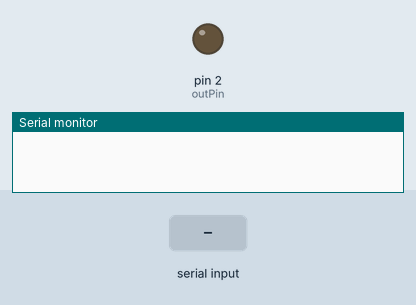
Simulated run of this sketch. Board: Arduino Uno, built with avr-gcc and run on an emulated ATmega328P. Shown: output pins drawn as LEDs (lit = HIGH), the last lines printed to the serial monitor. The test bench sets the inputs (shaded band).

Above: at 1.2 s.
1.3 s: "1\n" received over Serial
At 1.9 s:
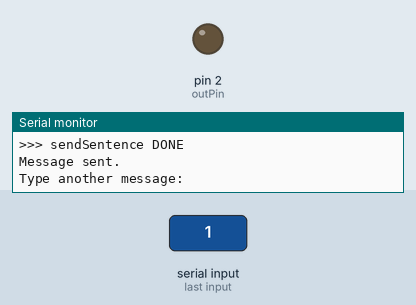
3.0 s: "0\n" received over Serial
At 4.3 s:
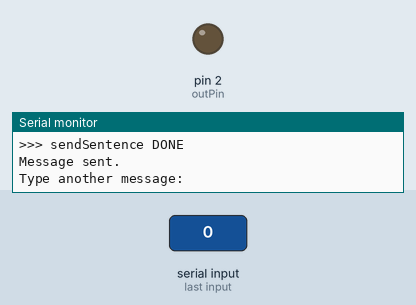
Timing chart, 0 to 6.0 s (numbered marks = the images above; inputs shaded):
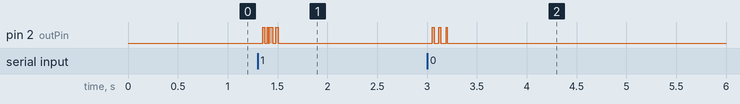

Measured:
- after the input at 1.3 s, pin 2 (outPin): alternates HIGH for 0.02 s and LOW for 0.02 s, 8 changes in all, then stays LOW, starting after 0.05 s
- after the input at 3.0 s, pin 2 (outPin): alternates HIGH for 0.02 s and LOW for 0.05 s, 6 changes in all, then stays LOW, starting after 0.05 s

The sketch:

lifi_sender.ino
```cpp
#include "inc/SendCalibration.h"
#include "inc/sendSentence.h"

const int outPin = 2;

void setup() {
  Serial.begin(9600);
  while (!Serial);
}

void loop() {
  static String userMsg = "";

  // Check if user typed something in Serial Monitor
  if (Serial.available()) {
    char c = Serial.read();

    // End of line → send message
    if (c == '\n' || c == '\r') {
      if (userMsg.length() > 0) {
        Serial.print("Sending message: ");
        Serial.println(userMsg);

        sendSentence(userMsg, outPin);

        Serial.println("Message sent.");
        Serial.println("Type another message:");
        userMsg = ""; // reset for next message
      }
    } else {
      userMsg += c; // accumulate characters
    }
  }
}
```

Bit2String.h
```cpp
#ifndef BIT2STRING_H
#define BIT2STRING_H

#include <Arduino.h>

String Bit2String(const bool *bits, int bitCount);

#endif
```

Framing.h
```cpp
#ifndef FRAMING_H
#define FRAMING_H

#include <Arduino.h>

// Adds a 1-bit at start and end to make a frame
// inputBits: array of input bits (12 from Hamming)
// outBits: output array (14 bits total)
int addFraming(const bool *inputBits, bool *outBits);

#endif
```

Hamming8.h
```cpp
#ifndef HAMMING8_H
#define HAMMING8_H

#include <Arduino.h>

// Encode 8 data bits into 12-bit Hamming(12,8)
void encodeHamming8(const bool dataBits[8], bool outBits[12]);

bool decodeHamming8(bool codeword[12], bool dataBits[8]);

#endif
```

SendBit.h
```cpp
#ifndef SENDBIT_H
#define SENDBIT_H

#include <Arduino.h>

void sendBits(bool *bits, int length, unsigned int bitDelayMicros, int outPin);

#endif
```

SendCalibration.h
```cpp
#ifndef SENDCALIBRATION_H
#define SENDCALIBRATION_H

#include <Arduino.h>

void sendCalibration(int outPin);

#endif
```

String2Bit.h
```cpp
#ifndef STRING2BIT_H
#define STRING2BIT_H

#include <Arduino.h>
int String2Bit(const String &input, bool *bits);

#endif
```

calibrate.h
```cpp
#ifndef CALIBRATE_H
#define CALIBRATE_H

void calibrate();

#endif
```

prepare.h
```cpp
#ifndef PREPARE_H
#define PREPARE_H

void prepareData();

#endif
```

sendSentence.h
```cpp
#ifndef SENDSENTENCE_H
#define SENDSENTENCE_H

#include <Arduino.h>

void sendSentence(const String &msg, int outPin);

#endif
```

sendbyte.h
```cpp
#ifndef SENDBYTE_H
#define SENDBYTE_H

#include <Arduino.h>

byte sendByte(byte data);

#endif
```

sendcheck.h
```cpp
#ifndef SENDCHECK_H
#define SENDCHECK_H

void sendAndCheck();

#endif
```

Bit2String.cpp
```cpp
#include <Arduino.h>
#include "../inc/Bit2String.h"

String Bit2String(const bool *bits, int bitCount) {
  String output = "";
  int charCount = bitCount / 8;

  for (int i = 0; i < charCount; i++) {
    char c = 0;
    for (int b = 0; b < 8; b++) {
      c |= (bits[i * 8 + b] ? 1 : 0) << (7 - b);
    }
    output += c;
  }

  return output;
}
```

Framing.cpp
```cpp
#include "../inc/Framing.h"

int addFraming(const bool *inputBits, bool *outBits) {
  int idx = 0;
  outBits[idx++] = 1;            // Start frame bit
  for (int i = 0; i < 12; i++) {
    outBits[idx++] = inputBits[i];
  }
  outBits[idx++] = 1;            // End frame bit
  return idx;
}
```

Hamming8.cpp
```cpp
#include "../inc/Hamming8.h"

void encodeHamming8(const bool dataBits[8], bool outBits[12]) {
  bool code[13] = {0};

  code[3]  = dataBits[0];
  code[5]  = dataBits[1];
  code[6]  = dataBits[2];
  code[7]  = dataBits[3];
  code[9]  = dataBits[4];
  code[10] = dataBits[5];
  code[11] = dataBits[6];
  code[12] = dataBits[7];

  code[1] = code[3] ^ code[5] ^ code[7] ^ code[9] ^ code[11];
  code[2] = code[3] ^ code[6] ^ code[7] ^ code[10] ^ code[11];
  code[4] = code[5] ^ code[6] ^ code[7] ^ code[12];
  code[8] = code[9] ^ code[10] ^ code[11] ^ code[12];

  for (int i = 0; i < 12; i++) outBits[i] = code[i + 1];
}

bool decodeHamming8(bool codeword[12], bool dataBits[8]) {
  bool code[13];
  for (int i = 0; i < 12; i++) code[i + 1] = codeword[i];

  int p1 = code[1] ^ code[3] ^ code[5] ^ code[7] ^ code[9] ^ code[11];
  int p2 = code[2] ^ code[3] ^ code[6] ^ code[7] ^ code[10] ^ code[11];
  int p4 = code[4] ^ code[5] ^ code[6] ^ code[7] ^ code[12];
  int p8 = code[8] ^ code[9] ^ code[10] ^ code[11] ^ code[12];

  int errorPos = p1 * 1 + p2 * 2 + p4 * 4 + p8 * 8;
  if (errorPos != 0 && errorPos <= 12) {
    code[errorPos] = !code[errorPos]; // Correct error
  }

  dataBits[0] = code[3];
  dataBits[1] = code[5];
  dataBits[2] = code[6];
  dataBits[3] = code[7];
  dataBits[4] = code[9];
  dataBits[5] = code[10];
  dataBits[6] = code[11];
  dataBits[7] = code[12];

  return (errorPos != 0);
}
```

SendBit.cpp
```cpp
#include <Arduino.h>
#include "../inc/SendBit.h"

void sendBits(bool *bits, int length, unsigned int bitDelayMicros, int outPin) {
  Serial.println(">>> sendBits STARTED");
  pinMode(outPin, OUTPUT);
  Serial.print("Sent: ");
  for (int i = 0; i < length; i++) {
    digitalWrite(outPin, bits[i] ? HIGH : LOW);
    Serial.print(bits[i]);
    delayMicroseconds(bitDelayMicros);
  }
  Serial.println();
  digitalWrite(outPin, LOW);
}
```

SendCalibration.cpp
```cpp
#include <Arduino.h>
#include "../inc/SendCalibration.h"
#include "../inc/SendBit.h"

void sendCalibration(int outPin) {
  Serial.println(F(">>> sendCalibration STARTED"));

  bool preamble[8] = {0, 0, 1, 1, 0, 0, 1, 1};
  unsigned long preambleDelay = 1000000;

  Serial.println(F("[Preamble] Sending 0,1 pattern for ~3s..."));
  sendBits(preamble, 8, preambleDelay, outPin);
  Serial.println(F("[Preamble] Done."));

  bool calibration[25];
  for (int i = 0; i < 25; i++) {
    calibration[i] = (i % 2 == 0);
  }

  Serial.println(F("[Calibration] Sending 24-bit 1010 pattern with 100ms delay per bit..."));
  sendBits(calibration, 25, 30000, outPin);
  Serial.println(F("[Calibration] Done."));

  Serial.println(F(">>> sendCalibration COMPLETE"));
}
```

String2Bit.cpp
```cpp
#include <Arduino.h>
#include "../inc/String2Bit.h"

int String2Bit(const String &input, bool *bits) {
  int bitCount = input.length() * 8;
  for (int i = 0; i < input.length(); i++) {
    char c = input[i];
    for (int b = 0; b < 8; b++) {
      bits[i * 8 + b] = (c >> (7 - b)) & 0x01;
    }
  }
  return bitCount;
}
```

calibrate.cpp
```cpp
#include <Arduino.h>
#include "../inc/calibrate.h"
#include "../inc/config.h"

void calibrate() {
  int readings1 = 0, count1 = 0;
  int readings0 = 0, count0 = 0;

  Serial.println("=== Running calibrate() ===");

  for (int i = 0; i < calibrationLength; i++) {
    char bit = calibrationData[i];
    bool isOne = (bit == '1');
    digitalWrite(outPin, isOne ? HIGH : LOW);

    delay(calibrationDelay);
    int val = analogRead(sensorPin);
    delay(20);

    Serial.print("Bit ");
    Serial.print(bit);
    Serial.print(" → Reading: ");
    Serial.println(val);

    if (isOne) {
      readings1 += val;
      count1++;
    } else {
      readings0 += val;
      count0++;
    }
  }

  digitalWrite(outPin, LOW);

  float avg1 = count1 > 0 ? (float)readings1 / count1 : 0;
  float avg0 = count0 > 0 ? (float)readings0 / count0 : 0;
  threshold = (avg1 + avg0) / 2.0;

  Serial.print("Average 1: ");
  Serial.print(avg1);
  Serial.print(" | Average 0: ");
  Serial.print(avg0);
  Serial.print(" | Threshold: ");
  Serial.println(threshold);
}
```

prepare.cpp
```cpp
#include <Arduino.h>
#include "../inc/prepare.h"
#include "../inc/config.h"

void prepareData() {
  Serial.println("=== Running prepareData() ===");

  for (int i = 0; i < numExpectedBytes; i++) {
    byte b = 0;
    for (int bit = 0; bit < 8; bit++) {
      int idx = i * 8 + bit;
      if (idx < calibrationLength && calibrationData[idx] == '1') {
        b |= (1 << (7 - bit));
      }
    }
    expectedBytes[i] = b;

  }
}
```

sendSentence.cpp
```cpp
#include <Arduino.h>
#include "../inc/sendSentence.h"
#include "../inc/String2Bit.h"
#include "../inc/SendBit.h"
#include "../inc/Hamming8.h"
#include "../inc/Framing.h"

void sendSentence(const String &msg, int outPin) {
  Serial.println(F(">>> sendSentence START"));

  const int RAW_BUFFER = 500;
  bool rawBits[RAW_BUFFER];

  int rawBitCount = String2Bit(msg, rawBits);
  int byteCount = rawBitCount / 8;

  bool framedBits[RAW_BUFFER];
  int framedIndex = 0;

  for (int b = 0; b < byteCount; b++) {
    bool dataBits[8];
    for (int i = 0; i < 8; i++) dataBits[i] = rawBits[b * 8 + i];

    bool hammingBits[12];
    encodeHamming8(dataBits, hammingBits);

    bool finalBits[14];
    int bitCount = addFraming(hammingBits, finalBits);

    for (int i = 0; i < bitCount; i++) {
      framedBits[framedIndex++] = finalBits[i];
    }
  }

  Serial.print(F("Sending "));
  Serial.print(framedIndex);
  Serial.println(F(" bits with Hamming + Framing"));

  sendBits(framedBits, framedIndex, 60000, outPin);

  Serial.println(F(">>> sendSentence DONE"));
}
```

sendbyte.cpp
```cpp
#include <Arduino.h>
#include "../inc/sendbyte.h"
#include "../inc/config.h"

byte sendByte(byte data) {
  byte received = 0;

  for (int bit = 7; bit >= 0; bit--) {
    bool bitVal = (data & (1 << bit)) != 0;

    digitalWrite(outPin, bitVal ? HIGH : LOW);
    delayMicroseconds(settleTime);

    int sensorVal = analogRead(sensorPin);
    bool receivedBit = sensorVal > threshold;

    Serial.print("Sent bit: ");
    Serial.print(bitVal);
    Serial.print(" | Sensor: ");
    Serial.print(sensorVal);
    Serial.print(" → ");
    Serial.println(receivedBit);

    received = (received << 1) | (receivedBit ? 1 : 0);
    delayMicroseconds(bitTime - settleTime);
  }

  digitalWrite(outPin, LOW);
  return received;
}
```

sendcheck.cpp
```cpp
#include <Arduino.h>
#include "../inc/sendcheck.h"
#include "../inc/sendbyte.h"
#include "../inc/config.h"

void sendAndCheck() {
  static int byteIndex = 0;
  byte toSend = expectedBytes[byteIndex];
  byte received = sendByte(toSend);

  Serial.print("Sent: 0x");
  Serial.print(toSend, HEX);
  Serial.print(" | Received: 0x");
  Serial.print(received, HEX);

  if (received != toSend) {
    Serial.println("→ ERROR");
    errorBytes++;
  } else {
    Serial.println("→ PASS");
  }

  totalBytes++;
  byteIndex = (byteIndex + 1) % numExpectedBytes;
}
```

config.h
```cpp
#ifndef CONFIG_H
#define CONFIG_H

#include <Arduino.h>

extern const unsigned int calibrationDelay;
extern const char calibrationData[];
extern const int calibrationLength;
extern const int numExpectedBytes;
extern byte expectedBytes[];

extern float threshold;

extern const int outPin;
extern const int sensorPin;

extern const unsigned int bitTime;
extern const unsigned int settleTime;

extern int errorBytes;
extern unsigned long totalBytes;

#endif
```
